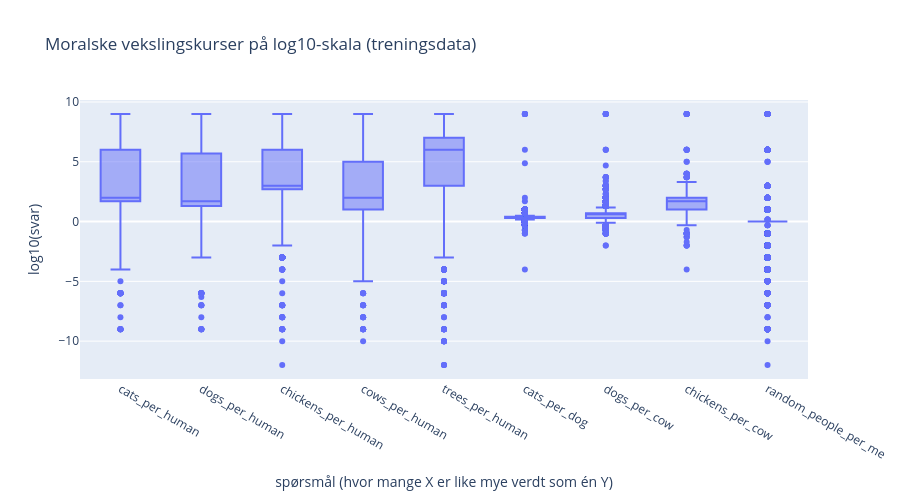

Notebook code cell kept with this figure:
### Markdown cell above
**Funn:** Modellen har tydelige favorittsvar: høst (65 %), gull (40 %) og blått (27 %) som yndlingsfarge,
og 64 % vil beskytte en venn framfor å vitne. På spørsmålet fra World Values Survey om viktigste egenskap hos
barn velger den oftest fantasi (25 %) og toleranse (23 %), mens sparsommelighet nesten aldri velges.

### Code cell
MER_COLS = [c for c in train_df.columns if c.startswith("moral_exchange_rates.")] + ["values.random_people_per_me"]
mer_long = (np.log10(train_df[MER_COLS]).rename(columns=lambda c: c.split(".")[1])
            .melt(var_name="vekslingskurs", value_name="log10"))
fig = px.box(mer_long, x="vekslingskurs", y="log10", height=500,
             title="Moralske vekslingskurser på log10-skala (treningsdata)",
             labels={"vekslingskurs": "spørsmål (hvor mange X er like mye verdt som én Y)", "log10": "log10(svar)"})
fig.show()
display(pd.DataFrame({"median": train_df[MER_COLS].median(),
                      "andel på maksverdi 1 milliard (%)": ((train_df[MER_COLS] >= 1e9).mean() * 100).round(1)}))

### Figure 1 — Plotly figure (JSON) as saved in the notebook; plotly's stock layout.template omitted (floating-point values rounded to 4 significant figures; data arrays with more than 128 entries replaced by an {"elided": "..."} marker saying what was removed)
{"data": [{"alignmentgroup": "True", "hovertemplate": "spørsmål (hvor mange X er like mye verdt som én Y)=%{x}<br>log10(svar)=%{y}<extra></extra>", "legendgroup": "", "marker": {"color": "#636efa"}, "name": "", "notched": false, "offsetgroup": "", "orientation": "v", "showlegend": false, "type": "box", "x": {"elided": "71991 str values"}, "x0": " ", "xaxis": "x", "y": {"elided": "71991 float values"}, "y0": " ", "yaxis": "y"}], "layout": {"boxmode": "group", "height": 500, "legend": {"tracegroupgap": 0}, "title": {"text": "Moralske vekslingskurser på log10-skala (treningsdata)"}, "xaxis": {"anchor": "y", "domain": [0, 1], "title": {"text": "spørsmål (hvor mange X er like mye verdt som én Y)"}}, "yaxis": {"anchor": "x", "domain": [0, 1], "title": {"text": "log10(svar)"}}}}
